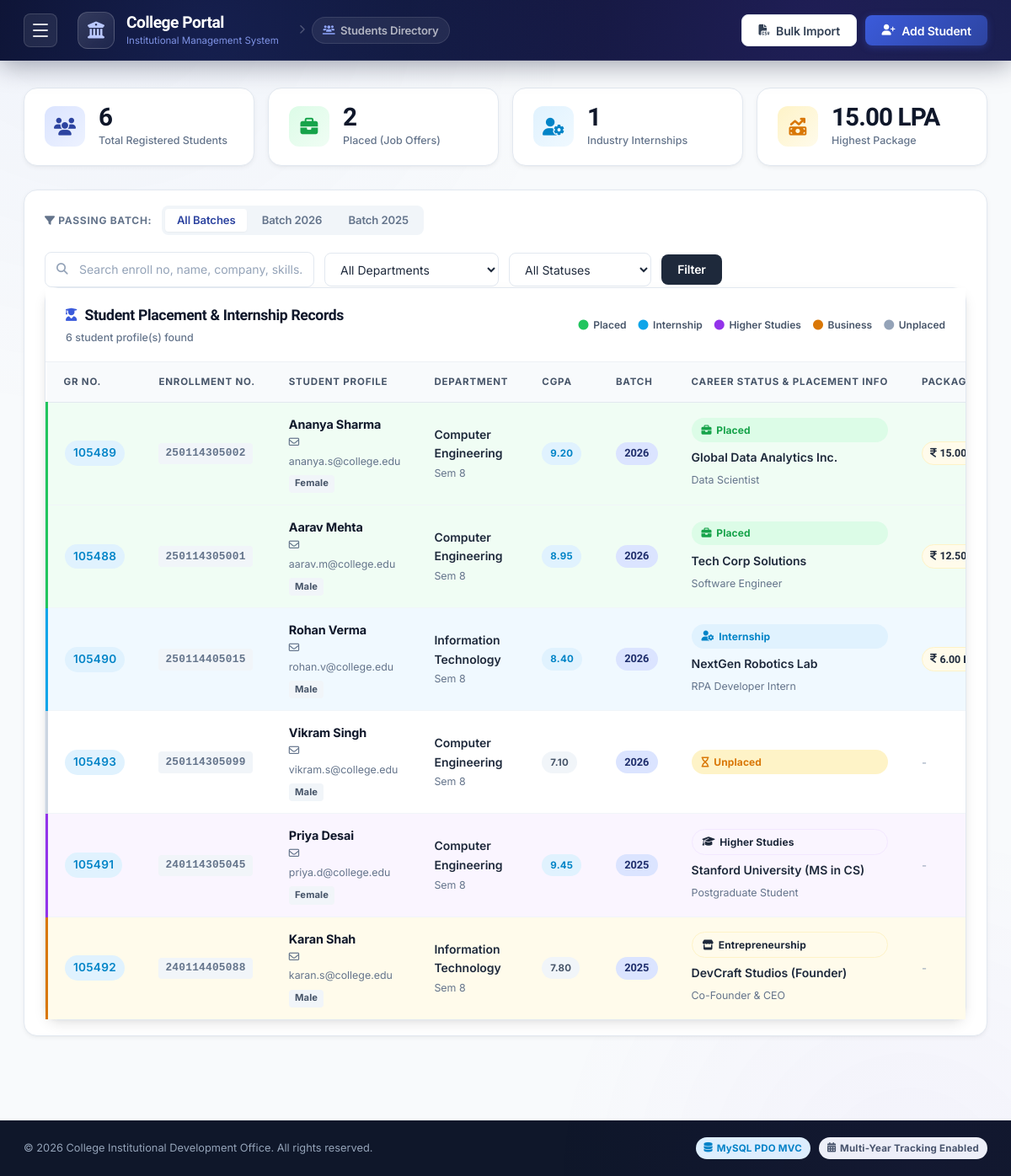
Screenshot of /index.php?module=student with the database file from the repository.
### tables this page shows
CREATE TABLE IF NOT EXISTS `students` (
  `id` INT AUTO_INCREMENT PRIMARY KEY,
  `gr_no` VARCHAR(100) DEFAULT NULL,
  `enroll_no` VARCHAR(100) NOT NULL UNIQUE,
  `name` VARCHAR(150) NOT NULL,
  `email` VARCHAR(150) DEFAULT NULL,
  `phone` VARCHAR(50) DEFAULT NULL,
  `gender` ENUM('Male', 'Female') NOT NULL DEFAULT 'Male',
  `dob` DATE DEFAULT NULL,
  `department` VARCHAR(100) NOT NULL,
  `semester` INT DEFAULT 8,
  `cgpa` DECIMAL(3,2) DEFAULT 0.00,
  `passing_year` INT NOT NULL,
  `address` TEXT DEFAULT NULL,
  `skills` TEXT DEFAULT NULL,
  `password` VARCHAR(255) DEFAULT NULL COMMENT 'Bcrypt hash of enrollment number',
  `placement_status` ENUM('Placed', 'Internship', 'Higher Studies', 'Business', 'Unplaced') NOT NULL DEFAULT 'Unplaced',
  `company_name` VARCHAR(255) DEFAULT NULL,
  `designation` VARCHAR(150) DEFAULT NULL,
  `package_lpa` DECIMAL(5,2) DEFAULT NULL,
  `offer_letter_file` VARCHAR(255) DEFAULT NULL,
  `created_at` DATETIME DEFAULT CURRENT_TIMESTAMP,
  `updated_at` DATETIME DEFAULT CURRENT_TIMESTAMP ON UPDATE CURRENT_TIMESTAMP,
  INDEX (`gr_no`),
  INDEX (`passing_year`),
  INDEX (`department`),
  INDEX (`placement_status`)
);

### views/placement/index.php (the view, shortened to what the rows shown need)
<div class="container">
    <div class="card table-card">
        <div class="card-header">
            <div class="card-title">
                <h2><i class="fa-solid fa-user-graduate"></i> Student Placement & Internship Records</h2>
            </div>
        </div>
        <div class="table-responsive">
            <table class="data-table placement-table">
                <thead>
                    <tr>
                        <th>GR No.</th>
                        <th>Enrollment No.</th>
                        <th>Student Profile</th>
                        <th>Department</th>
                        <th>CGPA</th>
                        <th>Batch</th>
                        <th>Career Status & Placement Info</th>
                        <th>Package (LPA)</th>
                    </tr>
                </thead>
                <tbody>
                    <?php if (empty($students)): ?>
                        <tr>
                            <td colspan="10" class="text-center py-5">
                                <div class="empty-state">
                                    <i class="fa-solid fa-user-slash empty-icon"></i>
                                    <h3>No Student Records Found</h3>
                                    <p>No student matches your current filter query.</p>
                                    <button class="btn btn-primary mt-3" onclick="openAddStudentModal()">
                                        <i class="fa-solid fa-user-plus"></i> Add Student Profile
                                    </button>
                                </div>
                            </td>
                        </tr>
                    <?php else: ?>
                        <?php foreach ($students as $st): ?>
                            <?php
                                $rowClass = 'row-unplaced';
                                if ($st['placement_status'] === 'Placed') $rowClass = 'row-placed';
                                elseif ($st['placement_status'] === 'Internship') $rowClass = 'row-internship';
                                elseif ($st['placement_status'] === 'Higher Studies') $rowClass = 'row-higher';
                                elseif ($st['placement_status'] === 'Business') $rowClass = 'row-business';
                            ?>
                            <tr class="<?= $rowClass ?>">
                                <td>
                                    <?php if (!empty($st['gr_no'])): ?>
                                        <span class="badge badge-info" style="font-size:0.85rem; font-weight:600;"><?= htmlspecialchars($st['gr_no']) ?></span>
                                    <?php else: ?>
                                        <span class="text-muted">—</span>
                                    <?php endif; ?>
                                </td>
                                <td>
                                    <span class="mou-id"><?= htmlspecialchars($st['enroll_no']) ?></span>
                                </td>
                                <td>
                                    <div class="company-info">
                                        <span class="company-name"><?= htmlspecialchars($st['name']) ?></span>
                                        <div class="contact-sub">
                                            <i class="fa-regular fa-envelope"></i> <?= htmlspecialchars($st['email'] ?: 'N/A') ?>
                                            <span class="gender-pill"><?= htmlspecialchars($st['gender']) ?></span>
                                        </div>
                                    </div>
                                </td>
                                <td>
                                    <span class="contact-name"><?= htmlspecialchars($st['department']) ?></span>
                                    <div class="contact-sub">Sem <?= $st['semester'] ?></div>
                                </td>
                                <td>
                                    <span class="badge <?= $st['cgpa'] >= 8.0 ? 'badge-info' : 'badge-secondary' ?>">
                                        <?= number_format($st['cgpa'], 2) ?>
                                    </span>
                                </td>
                                <td>
                                    <span class="year-pill"><?= $st['passing_year'] ?></span>
                                </td>
                                <td>
                                    <div class="placement-details">
                                        <?php if ($st['placement_status'] === 'Placed'): ?>
                                            <span class="status-badge status-active"><i class="fa-solid fa-briefcase"></i> Placed</span>
                                            <div class="contact-name mt-1"><?= htmlspecialchars($st['company_name']) ?></div>
                                            <div class="contact-sub"><?= htmlspecialchars($st['designation'] ?: 'Engineer') ?></div>
                                        <?php elseif ($st['placement_status'] === 'Internship'): ?>
                                            <span class="status-badge status-internship"><i class="fa-solid fa-user-gear"></i> Internship</span>
                                            <div class="contact-name mt-1"><?= htmlspecialchars($st['company_name']) ?></div>
                                            <div class="contact-sub"><?= htmlspecialchars($st['designation'] ?: 'Intern') ?></div>
                                        <?php elseif ($st['placement_status'] === 'Higher Studies'): ?>
                                            <span class="status-badge status-higher"><i class="fa-solid fa-graduation-cap"></i> Higher Studies</span>
                                            <div class="contact-name mt-1"><?= htmlspecialchars($st['company_name'] ?: 'University') ?></div>
                                            <div class="contact-sub"><?= htmlspecialchars($st['designation'] ?: 'Master Degree') ?></div>
                                        <?php elseif ($st['placement_status'] === 'Business'): ?>
                                            <span class="status-badge status-business"><i class="fa-solid fa-store"></i> Entrepreneurship</span>
                                            <div class="contact-name mt-1"><?= htmlspecialchars($st['company_name'] ?: 'Startup') ?></div>
                                            <div class="contact-sub"><?= htmlspecialchars($st['designation'] ?: 'Founder') ?></div>
                                        <?php else: ?>
                                            <span class="status-badge status-expired"><i class="fa-solid fa-hourglass"></i> Unplaced</span>
                                        <?php endif; ?>
                                    </div>
                                </td>
                                <td>
                                    <?php if (!empty($st['package_lpa']) && $st['package_lpa'] > 0): ?>
                                        <span class="package-tag"><i class="fa-solid fa-indian-rupee-sign"></i> <?= number_format($st['package_lpa'], 2) ?> LPA</span>
                                    <?php else: ?>
                                        <span class="text-muted">-</span>
                                    <?php endif; ?>
                                </td>
                            </tr>
                        <?php endforeach; ?>
                    <?php endif; ?>
                </tbody>
            </table>
        </div>
    </div>
</div>

### rows the page displays
students: gr_no "105489", enroll_no "250114305002", name "Ananya Sharma", email "ananya.s@college.edu", gender "Female", department "Computer Engineering", semester "8", cgpa "9.20", passing_year "2026", company_name "Global Data Analytics Inc.", designation "Data Scientist", package_lpa "15.00…"
students: gr_no "105488", enroll_no "250114305001", name "Aarav Mehta", email "aarav.m@college.edu", gender "Male", department "Computer Engineering", semester "8", cgpa "8.95", passing_year "2026", company_name "Tech Corp Solutions", designation "Software Engineer", package_lpa "12.50…"
students: gr_no "105490", enroll_no "250114405015", name "Rohan Verma", email "rohan.v@college.edu", gender "Male", department "Information Technology", semester "8", cgpa "8.40", passing_year "2026", company_name "NextGen Robotics Lab", designation "RPA Developer Intern", package_lpa "6.00"
students: gr_no "105493", enroll_no "250114305099", name "Vikram Singh", email "vikram.s@college.edu", gender "Male", department "Computer Engineering", semester "8", cgpa "7.10", passing_year "2026", placement_status "Unplaced" (drawn)
students: gr_no "105491", enroll_no "240114305045", name "Priya Desai", email "priya.d@college.edu", gender "Female", department "Computer Engineering", semester "8", cgpa "9.45", passing_year "2025", company_name "Stanford University (MS in CS)", designation "Postgraduate Student"
students: gr_no "105492", enroll_no "240114405088", name "Karan Shah", email "karan.s@college.edu", gender "Male", department "Information Technology", semester "8", cgpa "7.80", passing_year "2025", company_name "DevCraft Studios (Founder)", designation "Co-Founder & CEO"

### other values shown
$stats['total_students'] "6"
$stats['placed_count'] "2"
$stats['internship_count'] "1"
$stats['max_package'] "15.00"
$y "2026"
$y "2025"
count($students) "6"
